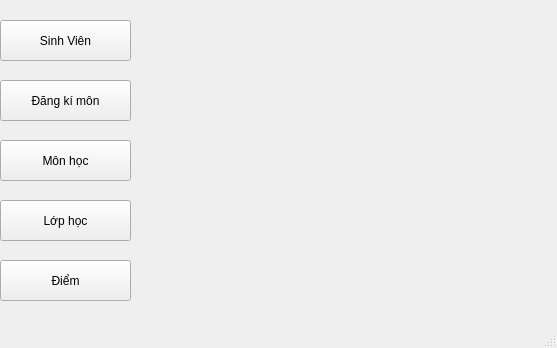
<?xml version="1.0" encoding="UTF-8"?>
<ui version="4.0">
 <class>MainWindow</class>
 <widget class="QMainWindow" name="MainWindow">
  <property name="geometry">
   <rect>
    <x>0</x>
    <y>0</y>
    <width>557</width>
    <height>348</height>
   </rect>
  </property>
  <property name="windowTitle">
   <string>MainWindow</string>
  </property>
  <property name="animated">
   <bool>true</bool>
  </property>
  <widget class="QWidget" name="centralwidget">
   <widget class="QPushButton" name="btnSV">
    <property name="geometry">
     <rect>
      <x>0</x>
      <y>20</y>
      <width>131</width>
      <height>41</height>
     </rect>
    </property>
    <property name="text">
     <string>Sinh Viên</string>
    </property>
   </widget>
   <widget class="QPushButton" name="btnDKMon">
    <property name="geometry">
     <rect>
      <x>0</x>
      <y>80</y>
      <width>131</width>
      <height>41</height>
     </rect>
    </property>
    <property name="text">
     <string>Đăng kí môn</string>
    </property>
   </widget>
   <widget class="QPushButton" name="btnMonHoc">
    <property name="geometry">
     <rect>
      <x>0</x>
      <y>140</y>
      <width>131</width>
      <height>41</height>
     </rect>
    </property>
    <property name="text">
     <string>Môn học</string>
    </property>
   </widget>
   <widget class="QPushButton" name="btnLopHoc">
    <property name="geometry">
     <rect>
      <x>0</x>
      <y>200</y>
      <width>131</width>
      <height>41</height>
     </rect>
    </property>
    <property name="text">
     <string>Lớp học</string>
    </property>
   </widget>
   <widget class="QPushButton" name="btnDiem">
    <property name="geometry">
     <rect>
      <x>0</x>
      <y>260</y>
      <width>131</width>
      <height>41</height>
     </rect>
    </property>
    <property name="text">
     <string>Điểm</string>
    </property>
   </widget>
   <widget class="QLabel" name="label">
    <property name="geometry">
     <rect>
      <x>150</x>
      <y>10</y>
      <width>391</width>
      <height>331</height>
     </rect>
    </property>
    <property name="text">
     <string/>
    </property>
    <property name="pixmap">
     <pixmap>C:/Users/VU HONG PHONG/Downloads/dungxoa.jpg</pixmap>
    </property>
    <property name="scaledContents">
     <bool>true</bool>
    </property>
   </widget>
  </widget>
  <widget class="QStatusBar" name="statusbar"/>
 </widget>
 <resources/>
 <connections/>
</ui>
